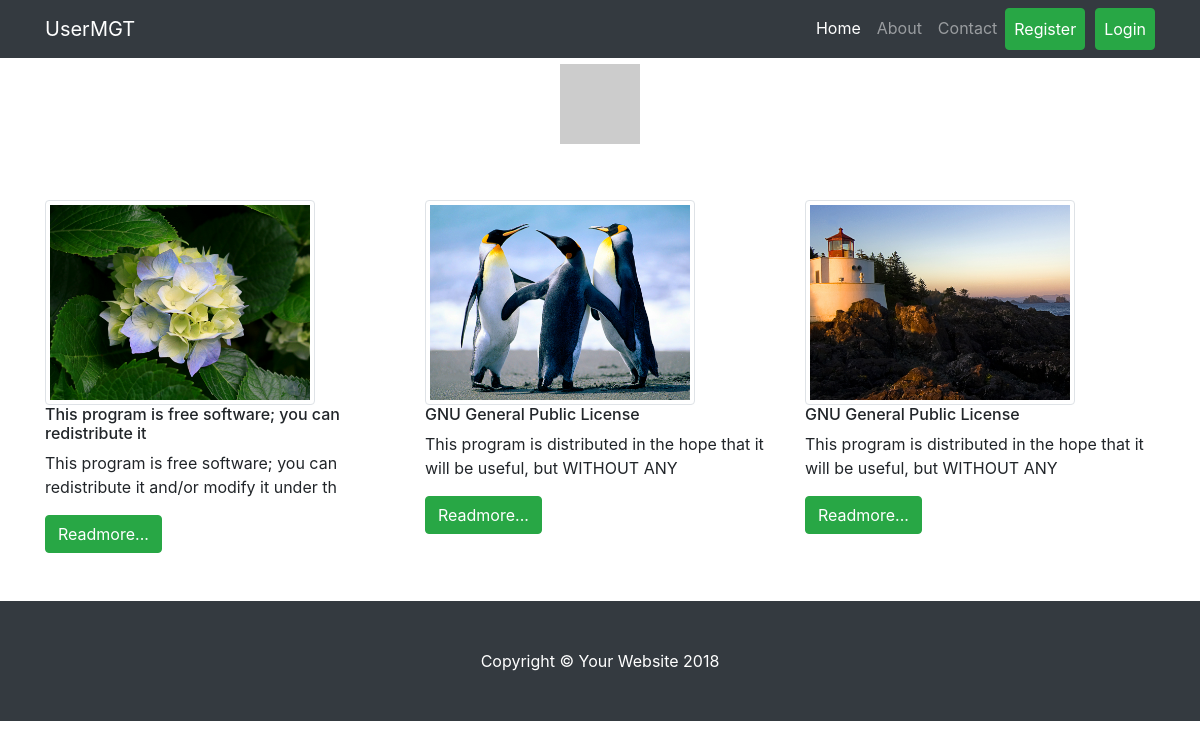
The page / on the database its author committed.
### tables this page shows
CREATE TABLE `news` (
  `id` int(11) NOT NULL,
  `title` varchar(250) NOT NULL,
  `description` text NOT NULL,
  `filename` varchar(250) NOT NULL,
  `category` varchar(30) NOT NULL,
  `date` datetime NOT NULL,
  `ip` varchar(30) NOT NULL,
  `status` int(11) NOT NULL DEFAULT '1'
);

### index.php (the view)
<?php
include("includes/header.php");
include("includes/connect.php");
$res=mysqli_query($con,"select *from news where status=1");
 ?>
    <section class="py-5">
      <div class="container">
	  <?php
	  if(mysqli_num_rows($res)>0)
	  {
	  ?>
		<div class="row">
		<?php
		while($row=mysqli_fetch_assoc($res))
		{
		?>
			<div class="col-md-4">
				<img class="img-thumbnail" src="news/<?php echo $row['filename']?>" height="150" width="270">
				<h6 class=""><?php echo $row['title']?></h6>
				<p><?php echo substr($row['description'],0,80);?></p>
				<a href="view_news.php?nid=<?php echo $row['id']?>" class="btn btn-success">Readmore...</a>
			</div>
		<?php }?>
		</div>
		<?php
	  }
	  else
	  {
		  echo "<div class='alert alert-info'>Sorry! No Articles Posted</div>";
	  }
		?>
      </div>
    </section>
   <?php
include("includes/footer.php");
 ?>

### includes/header.php (shortened to what this page needs)
<!DOCTYPE html>
<html lang="en">
  <head>
    <link href="vendor/bootstrap/css/bootstrap.min.css" rel="stylesheet">
    <link href="css/full-width-pics.css" rel="stylesheet">
  </head>
  <body>
    <nav class="navbar navbar-expand-lg navbar-dark bg-dark fixed-top">
      <div class="container">
        <a class="navbar-brand" href="#">UserMGT</a>
        <div class="collapse navbar-collapse" id="navbarResponsive">
          <ul class="navbar-nav ml-auto">
            <?php
			if(isset($_SESSION['loggedin']))
			{
				?>
					<li class="nav-item active">
					  <a class="nav-link" href="home.php">Home
						<span class="sr-only">(current)</span>
					  </a>
					</li>
					<li class="nav-item">
					  <a class="nav-link" href="edit.php">Edit Profile</a>
					</li>
					 <li class="nav-item">
					  <a class="nav-link" href="change_pwd.php">Change Password</a>
					</li>
					<li class="nav-item" style="margin-right:10px;">
					  <a class="nav-link" href="upload_avatar.php">Upload avatar</a>
					</li>
					<li class="nav-item">
					  <a class="nav-link btn" href="logout.php">Logout</a>
					</li>
					<li class="nav-item dropdown">
					  <a class="nav-link btn dropdown-toggle" data-toggle="dropdown" href="logout.php">News Articles</a>
					  <ul class="dropdown-menu">
						<li class="">
							<a class="mydrop" href="add_article.php">Add Article</a>
						</li>
						<li class="">
							<a class="mydrop" href="view_articles.php">View Articles</a>
						</li>
					  </ul>
					</li>
				<?php
			}
			else
			{
				?>
					<li class="nav-item active">
					  <a class="nav-link" href="index.php">Home
					  </a>
					</li>
					<li class="nav-item">
					  <a class="nav-link" href="about.php">About</a>
					</li>
					 <li class="nav-item">
					  <a class="nav-link" href="contact.php">Contact</a>
					</li>
					<li class="nav-item" style="margin-right:10px;">
					  <a class="nav-link btn btn-success" style="color:white" href="register.php">Register</a>
					</li>
					<li class="nav-item">
					  <a class="nav-link btn btn-success" style="color:white" href="login.php">Login</a>
					</li>
				<?php
			}
			?>
          </ul>
        </div>
      </div>
    </nav>
    <header class="py-2 bg-image-full" style="background-image: url('https://unsplash.it/1900/1080?image=1076');">
      <img class="img-fluid d-block mx-auto" src="http://placehold.it/200x200&text=Logo" alt="">
    </header>

### includes/footer.php (shortened to what this page needs)
    <footer class="py-5 bg-dark">
      <div class="container">
        <p class="m-0 text-center text-white">Copyright &copy; Your Website 2018</p>
      </div>
    </footer>
  </body>
</html>

### css/full-width-pics.css (style rules this page uses)
body { padding-top: 54px; }
@media (min-width: 992px) { body { padding-top: 56px; } }
.bg-image-full { background: no-repeat center center scroll; -webkit-background-size: cover; -moz-background-size: cover; background-size: cover; -o-background-size: cover; }

### rows shown on the page
news: filename (picture), title "This program is free software; you can redistribute it", description "This program is free software; you can redistribute it and/or modify it under th"
news: filename (picture), title "GNU General Public License", description "This program is distributed in the hope that it will be useful, but WITHOUT ANY"
news: filename (picture), title "GNU General Public License", description "This program is distributed in the hope that it will be useful, but WITHOUT ANY"
